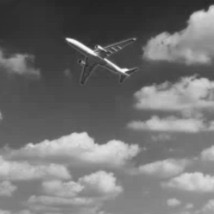
#> input picture plane.png, 214 x 214 px, found by its file name
$ python Lab2-1-2.py
#> lines starting #> are read from the running program, lines starting #| are printed output that depends on the picture
import cv2
import numpy as np
import matplotlib.pyplot as plt

# Load both images in grayscale mode
I1 = cv2.imread("plane.png")  # Load as grayscale
#> I1 is the input picture: shape (214, 214, 3); min 35, max 254, mean 112.3
I2 = cv2.imread("car.png")  # Load as grayscale
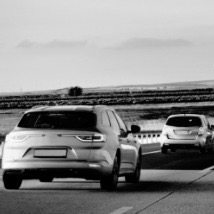
#> input picture car.png, 214 x 214 px, found by its file name
#> I2 is the input picture: shape (214, 214, 3); min 0, max 255, mean 137.9

# Add the images and clip pixel values to stay within [0, 255]
Iadd1 = np.clip(I1*0.2 + I2*(1-0.2), 0, 255).astype(np.uint8)
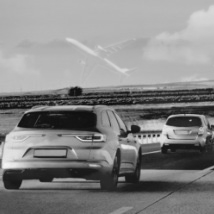
#> Iadd1: shape (214, 214, 3); min 15, max 245, mean 132.4
Iadd2 = np.clip(I1*0.5 + I2*(1-0.5), 0, 255).astype(np.uint8)
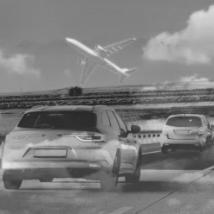
#> Iadd2: shape (214, 214, 3); min 37, max 231, mean 124.8
Iadd3 = np.clip(I1*0.8 + I2*(1-0.8), 0, 255).astype(np.uint8)
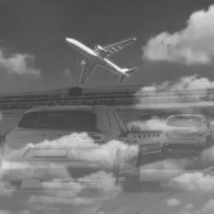
#> Iadd3: shape (214, 214, 3); min 59, max 244, mean 117

# Display images
plt.subplot(1, 3, 1)
plt.imshow(Iadd1, cmap="gray")
plt.title("alpha = 0.2")

plt.subplot(1, 3, 2)
plt.imshow(Iadd2, cmap="gray")
plt.title("alpha = 0.5")

plt.subplot(1, 3, 3)
plt.imshow(Iadd3)
plt.title("alpha = 0.8")


plt.show()
